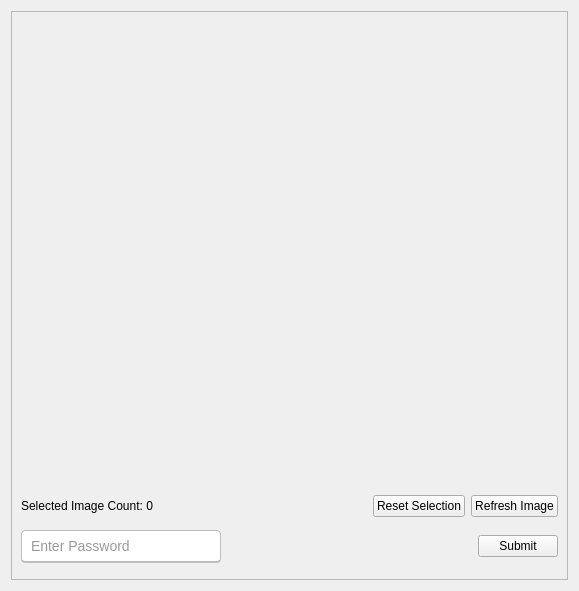
<?xml version="1.0" encoding="UTF-8"?>
<ui version="4.0">
 <class>Form</class>
 <widget class="QWidget" name="Form">
  <property name="geometry">
   <rect>
    <x>0</x>
    <y>0</y>
    <width>579</width>
    <height>591</height>
   </rect>
  </property>
  <property name="windowTitle">
   <string>Form</string>
  </property>
  <layout class="QHBoxLayout" name="horizontalLayout_3">
   <item>
    <widget class="QFrame" name="left_frame">
     <property name="minimumSize">
      <size>
       <width>315</width>
       <height>0</height>
      </size>
     </property>
     <property name="maximumSize">
      <size>
       <width>615</width>
       <height>16777215</height>
      </size>
     </property>
     <property name="styleSheet">
      <string notr="true">QLineEdit {
	height: 30px;
	width: 200px;
  	margin: 7px 0;
	padding: 0 7px;
	border: 1.2px solid #bbbdbf;
 	border-bottom-width: 2px;
 	border-radius: 4px;
	font-size: 14px;
	font-weight: 400;
	color: #333;
}

QLineEdit:focus {
	border-color: #4070f4;
}</string>
     </property>
     <property name="frameShape">
      <enum>QFrame::StyledPanel</enum>
     </property>
     <property name="frameShadow">
      <enum>QFrame::Raised</enum>
     </property>
     <layout class="QVBoxLayout" name="verticalLayout_2" stretch="0,0,0">
      <item>
       <widget class="QFrame" name="image_view">
        <property name="minimumSize">
         <size>
          <width>400</width>
          <height>400</height>
         </size>
        </property>
        <property name="frameShape">
         <enum>QFrame::NoFrame</enum>
        </property>
        <property name="frameShadow">
         <enum>QFrame::Plain</enum>
        </property>
        <layout class="QGridLayout" name="gridLayout" columnstretch="0">
         <property name="leftMargin">
          <number>0</number>
         </property>
         <property name="topMargin">
          <number>0</number>
         </property>
         <property name="rightMargin">
          <number>0</number>
         </property>
         <property name="bottomMargin">
          <number>0</number>
         </property>
         <property name="spacing">
          <number>5</number>
         </property>
        </layout>
       </widget>
      </item>
      <item>
       <layout class="QHBoxLayout" name="horizontalLayout_2">
        <item>
         <widget class="QLabel" name="select_lbl">
          <property name="text">
           <string>Selected Image Count: 0</string>
          </property>
         </widget>
        </item>
        <item>
         <spacer name="horizontalSpacer_2">
          <property name="orientation">
           <enum>Qt::Horizontal</enum>
          </property>
          <property name="sizeHint" stdset="0">
           <size>
            <width>40</width>
            <height>20</height>
           </size>
          </property>
         </spacer>
        </item>
        <item>
         <widget class="QPushButton" name="reset_btn">
          <property name="text">
           <string>Reset Selection</string>
          </property>
         </widget>
        </item>
        <item>
         <widget class="QPushButton" name="refresh_btn">
          <property name="text">
           <string>Refresh Image</string>
          </property>
         </widget>
        </item>
       </layout>
      </item>
      <item>
       <layout class="QHBoxLayout" name="horizontalLayout">
        <property name="spacing">
         <number>5</number>
        </property>
        <item>
         <widget class="QLineEdit" name="password_field">
          <property name="sizePolicy">
           <sizepolicy hsizetype="Minimum" vsizetype="Fixed">
            <horstretch>0</horstretch>
            <verstretch>0</verstretch>
           </sizepolicy>
          </property>
          <property name="minimumSize">
           <size>
            <width>120</width>
            <height>0</height>
           </size>
          </property>
          <property name="maximumSize">
           <size>
            <width>200</width>
            <height>16777215</height>
           </size>
          </property>
          <property name="maxLength">
           <number>127</number>
          </property>
          <property name="frame">
           <bool>false</bool>
          </property>
          <property name="placeholderText">
           <string>Enter Password</string>
          </property>
         </widget>
        </item>
        <item>
         <spacer name="horizontalSpacer">
          <property name="orientation">
           <enum>Qt::Horizontal</enum>
          </property>
          <property name="sizeHint" stdset="0">
           <size>
            <width>40</width>
            <height>20</height>
           </size>
          </property>
         </spacer>
        </item>
        <item>
         <widget class="QPushButton" name="submit_btn">
          <property name="text">
           <string>Submit</string>
          </property>
         </widget>
        </item>
       </layout>
      </item>
     </layout>
    </widget>
   </item>
  </layout>
 </widget>
 <resources/>
 <connections/>
</ui>
